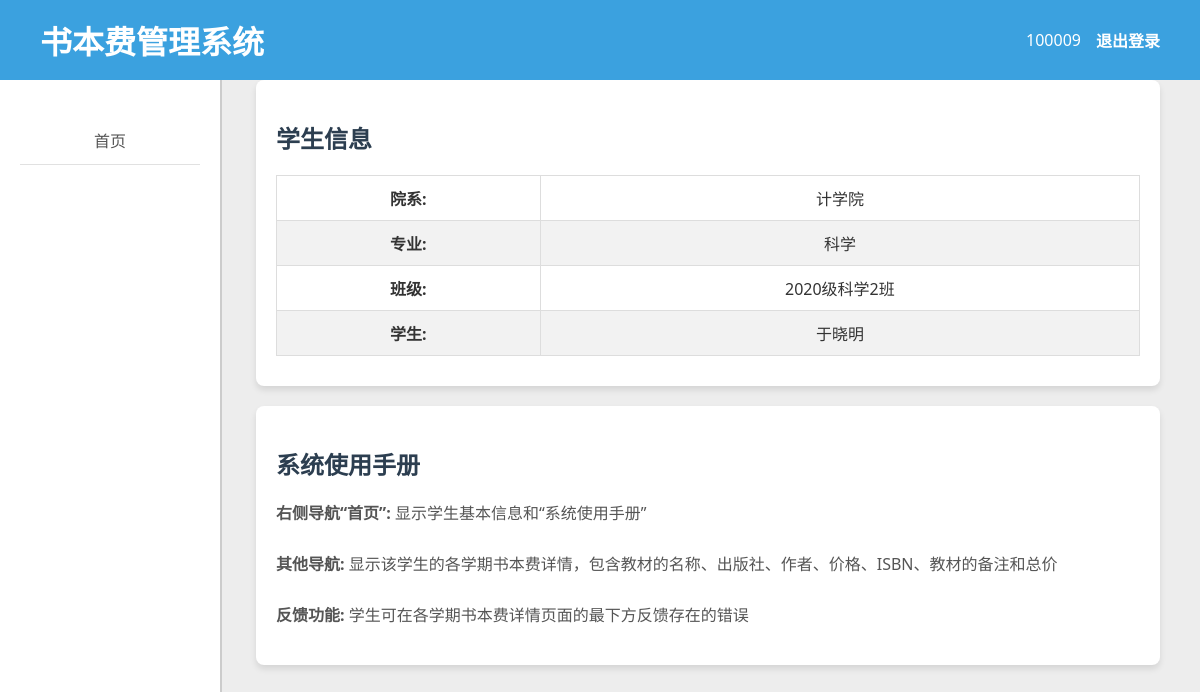
/user/home/ (signed in), run on an earlier commit of the app's database.
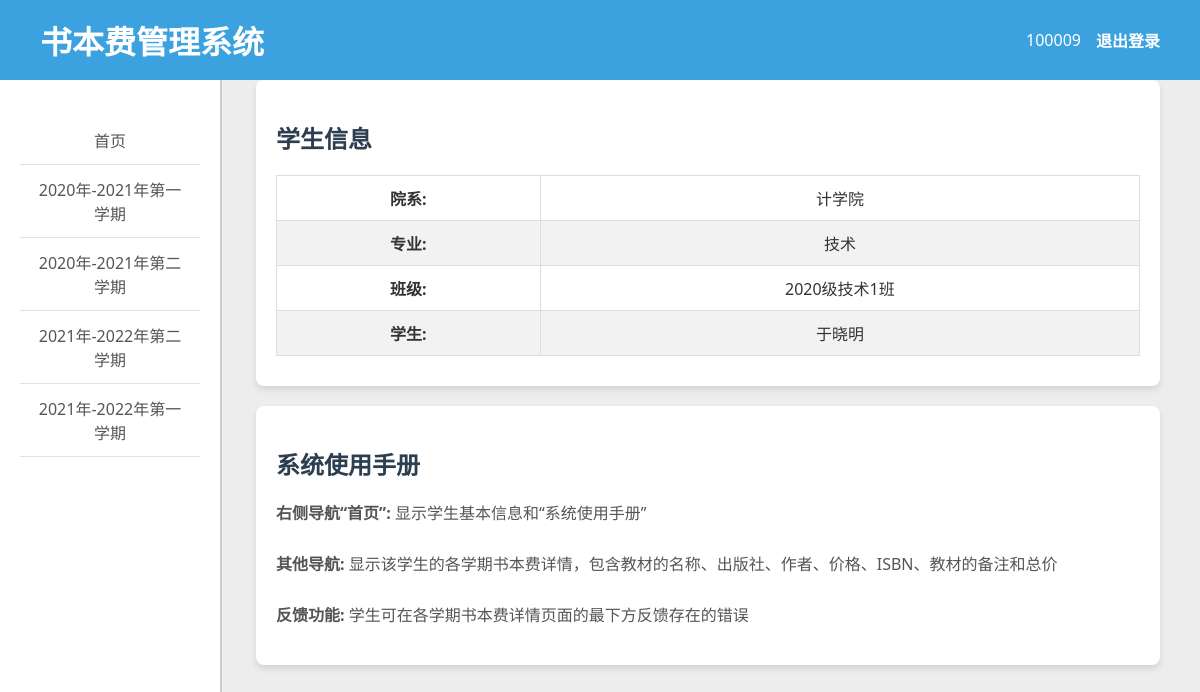
And on a later commit of the database.
### books/models.py (models this page shows, shortened)
class Student(models.Model):
    name = models.CharField(max_length=100, verbose_name='学生姓名')
    student_id = models.CharField(max_length=100, verbose_name='学号')
    grade = models.ForeignKey(Grade, on_delete=models.CASCADE, verbose_name='所属班级')
    account = models.ForeignKey(User, on_delete=models.CASCADE, verbose_name='账号', null=True, blank=True)
    notice = models.TextField(verbose_name='备注', null=True, blank=True)
    class Meta:
        verbose_name = '学生'
        verbose_name_plural = '学生'

class Grade(models.Model):
    name = models.CharField(max_length=100, verbose_name='班级名称')
    major = models.ForeignKey(Major, on_delete=models.CASCADE, verbose_name='所属专业')
    notice = models.TextField(verbose_name='备注', null=True, blank=True)
    class Meta:
        verbose_name = '班级'
        verbose_name_plural = '班级'

class Major(models.Model):
    name = models.CharField(max_length=100, verbose_name='专业名称')
    college = models.ForeignKey(College, on_delete=models.CASCADE, verbose_name='所属学院')
    notice = models.TextField(verbose_name='备注', null=True, blank=True)
    class Meta:
        verbose_name = '专业'
        verbose_name_plural = '专业'

class College(models.Model):
    name = models.CharField(max_length=100, verbose_name='学院名称')
    notice = models.TextField(verbose_name='备注', null=True, blank=True)
    class Meta:
        verbose_name = '学院'
        verbose_name_plural = '学院'

class SemesterOrder(models.Model):
    name = models.CharField(max_length=100, verbose_name='学期名称')
    grade = models.ForeignKey(Grade, on_delete=models.CASCADE, verbose_name='所属班级')
    notice = models.TextField(verbose_name='备注', null=True, blank=True)
    class Meta:
        verbose_name = '学期订单'
        verbose_name_plural = '学期订单'

### user/views.py (the view)
# urls.py: 2. Add a URL to urlpatterns:  path('', views.home, name='home')
@login_required(login_url='/login')
def home(request):
    print(request.user)
    student = Student.objects.get(account=request.user)
    return userRender(request, 'user_index.html',{"student":student})

### user/plug.py (called while the page is built)
def getSemesters(user: User):
    student = Student.objects.get(account=user)
    return SemesterOrder.objects.filter(grade=student.grade)

def userRender(request, template_name, context=None):
    if context is None:
        context = {}
    context['user'] = request.user
    context['semesters'] = getSemesters(request.user)
    return render(request, template_name, context)

### templates/user/user_index.html (shortened to what this page needs)
{% extends 'user_left.html' %}
{% block right %}
<div>
    <div class="sin">
        <h2>学生信息</h2>
        <table>
            <tr>
                <td><strong>院系:</strong></td>
                <td>{{ student.grade.major.college.name }}</td>
            </tr>
            <tr>
                <td><strong>专业:</strong></td>
                <td>{{ student.grade.major.name }}</td>
            </tr>
            <tr>
                <td><strong>班级:</strong></td>
                <td>{{ student.grade.name }}</td>
            </tr>
            <tr>
                <td><strong>学生:</strong></td>
                <td>{{ student.name }}</td>
            </tr>
        </table>
    </div>
    <div class="handbook">
        <h2>系统使用手册</h2>
        <p id="msg">
            <strong>右侧导航“首页”:</strong> 显示学生基本信息和“系统使用手册”
            <br><br>
            <strong>其他导航:</strong> 显示该学生的各学期书本费详情，包含教材的名称、出版社、作者、价格、ISBN、教材的备注和总价
            <br><br>
            <strong>反馈功能:</strong> 学生可在各学期书本费详情页面的最下方反馈存在的错误
        </p>
    </div>
</div>
{% endblock %}

### templates/user/user_left.html (shortened to what this page needs)
{% extends 'base.html' %}
{% block content %}
<div class="row">
    <div class="left">
        <ul class="nav flex-column" style="list-style: none; padding: 0;">
            <li class="nav-item">
                <a class="nav-link active" href="/user/home">首页</a>
            </li>
            {% for semester in semesters %}
            <li class="nav-item">
                <a class="nav-link" href="/user/book_table?semester={{ semester.name }}">{{ semester.name }}</a>
            </li>
            {% endfor %}
        </ul>
    </div>
    <div class="right">
        {% block right %}
        {% endblock %}
    </div>
</div>
{% endblock %}

What changed in the data, as far as the page shows it:
now on this page (row unchanged): SemesterOrder: name "2020年-2021年第一学期"
now on this page (row unchanged): SemesterOrder: name "2020年-2021年第二学期"
now on this page (row unchanged): SemesterOrder: name "2021年-2022年第二学期"
now on this page (row unchanged): SemesterOrder: name "2021年-2022年第一学期"
changed Student "于晓明": grade.major.name "科学" → "技术"; grade.name "2020级科学2班" → "2020级技术1班"
